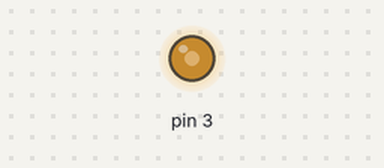
Bench run of a sketch on a simulated Arduino Uno, built with avr-gcc and run on an emulated ATmega328P. Parts: output pins drawn as LEDs (lit = HIGH).

Above: at 0.1 s.
Timing chart, 0 to 1.6 s (numbered marks = the images above):
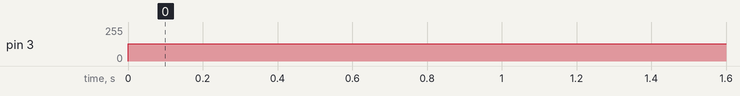

The sketch:

fixed_PWM.ino
```cpp
void setup ()
{
  pinMode (3, OUTPUT) ;
  TCCR2A = 0x23 ;
  TCCR2B = 0x09 ; // mode 7, clock prescale by 1
  OCR2A = 160-1 ;  // 160 clock periods = 10us per cycle
  OCR2B =0 ;
  TCNT2 =0 ;
}

void loop ()
{
  // here you can set the duty cycle by writing values between 0 and 160 to
  // OCR2B
  OCR2B =80;
}
```

Measured:
- by itself, pin 3: 0/255 → 128/255 at 0.00 s
